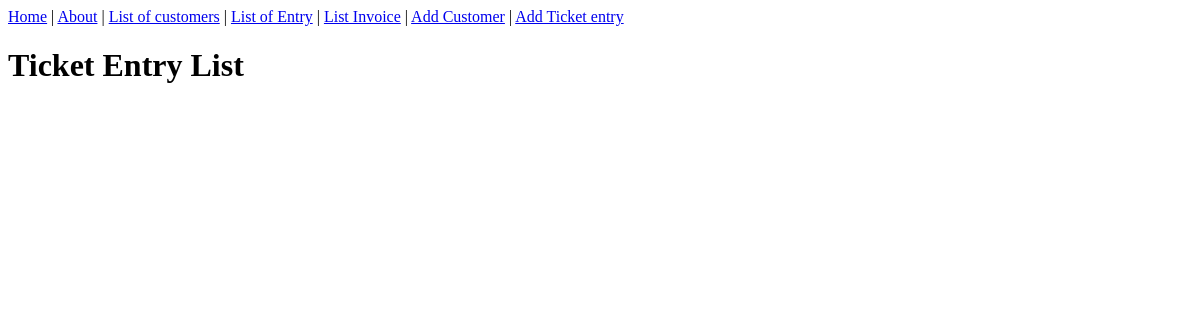
Before: /entry/list_invoice/ with the older database file.
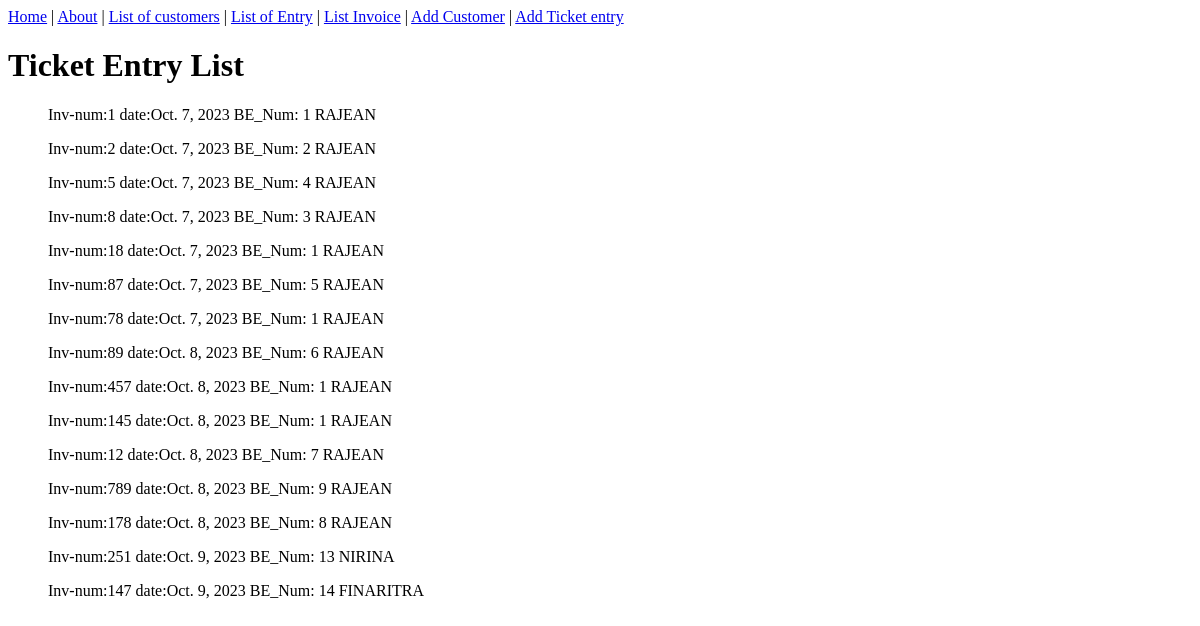
After: the same page with the newer database file.
### entry/models.py (models this page shows, shortened)
class Invoice(models.Model):
    number = models.IntegerField(unique=True)
    date = models.DateField(default=datetime.date.today)
    be = models.OneToOneField(BE,on_delete=models.CASCADE)

class BE(models.Model):
    STATUS_CHOICES = [
    ('E', 'Entry'),
    ('B', 'Billed'),
    ('I', 'In progress'),
    ('C', 'Completed'),
    ('O','Out')
]
    date_entry = models.DateField(default=timezone.now)
    time_entry = models.TimeField(default=timezone.now)
    status = models.CharField(max_length=1,choices=STATUS_CHOICES,default='E')
    customers = models.ForeignKey(Customers,on_delete=models.CASCADE)

### customers/models.py (models this page shows, shortened)
class Customers(models.Model):
    name = models.CharField(max_length=200,unique=True)
    company = models.CharField(max_length=200,null=True,blank=True)
    contact = models.CharField(max_length=10,unique=True,null=True,blank=True)
    location = models.CharField(max_length=100,null=True,blank=True)

### entry/views.py (the view)
# urls.py: path('list_invoice/', InvoiceListView.as_view(),name='invoice-list'),
class InvoiceListView(ListView):
    model = Invoice
    template_name = 'entry/invoice_list.html'
    context_object_name = 'invoices'

### entry/templates/entry/invoice_list.html
{% extends 'customers/base.html' %}
{% block content %}
<h1>Ticket Entry List</h1>
<ul>
    {% for invoice in invoices %}
        <p>
        Inv-num:{{invoice.number}} date:{{invoice.date}} BE_Num: {{invoice.be.pk}}
            {{invoice.be.customers.name}}
    </p>
    {% endfor %}
</ul>
{% endblock content %}

Changed rows visible on the page:
added Invoice: number "1", date "Oct. 7, 2023", be.pk "1", be.customers.name "RAJEAN"
added Invoice: number "2", date "Oct. 7, 2023", be.pk "2", be.customers.name "RAJEAN"
added Invoice: number "5", date "Oct. 7, 2023", be.pk "4", be.customers.name "RAJEAN"
added Invoice: number "8", date "Oct. 7, 2023", be.pk "3", be.customers.name "RAJEAN"
added Invoice: number "18", date "Oct. 7, 2023", be.pk "1", be.customers.name "RAJEAN"
added Invoice: number "87", date "Oct. 7, 2023", be.pk "5", be.customers.name "RAJEAN"
added Invoice: number "78", date "Oct. 7, 2023", be.pk "1", be.customers.name "RAJEAN"
added Invoice: number "89", date "Oct. 8, 2023", be.pk "6", be.customers.name "RAJEAN"
added Invoice: number "457", date "Oct. 8, 2023", be.pk "1", be.customers.name "RAJEAN"
added Invoice: number "145", date "Oct. 8, 2023", be.pk "1", be.customers.name "RAJEAN"
added Invoice: number "12", date "Oct. 8, 2023", be.pk "7", be.customers.name "RAJEAN"
added Invoice: number "789", date "Oct. 8, 2023", be.pk "9", be.customers.name "RAJEAN"
added Invoice: number "178", date "Oct. 8, 2023", be.pk "8", be.customers.name "RAJEAN"
added Invoice: number "251", date "Oct. 9, 2023", be.pk "13", be.customers.name "NIRINA"
added Invoice: number "147", date "Oct. 9, 2023", be.pk "14", be.customers.name "FINARITRA"
